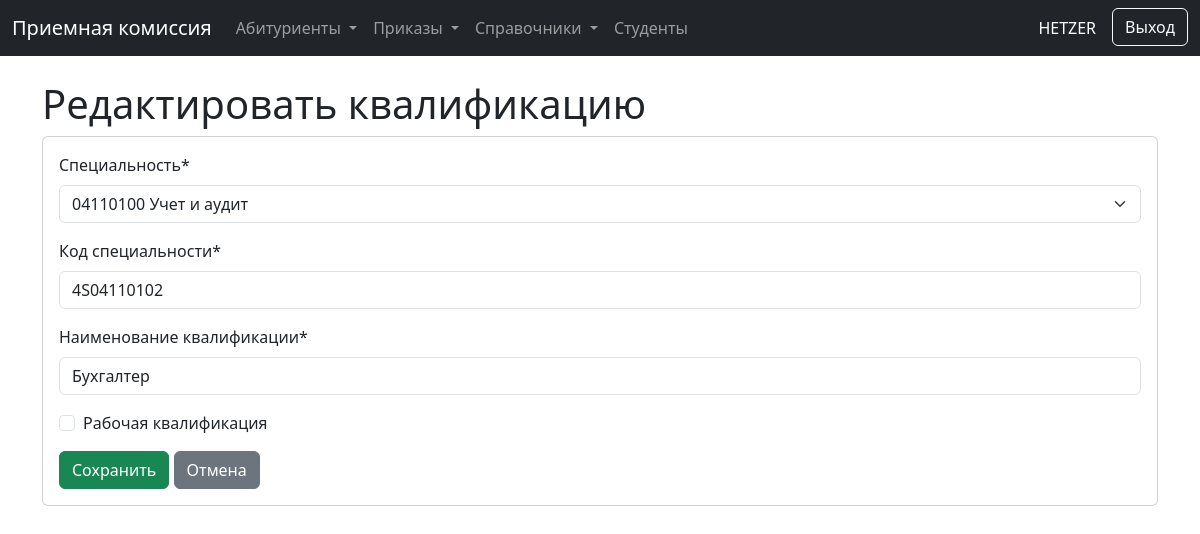
/handbooks/qualifications/1/edit/ (signed in), run on the app's committed database.
### handbooks/models.py (models this page shows, shortened)
class Qualification(models.Model):
    code = models.CharField(
        max_length=50,
        verbose_name="Код специальности",
        default='' # Добавляем пустую строку как значение по умолчанию
    )
    name = models.CharField(max_length=255, verbose_name="Наименование квалификации")
    specialty = models.ForeignKey(Specialty, on_delete=models.CASCADE, related_name="qualifications", verbose_name="Специальность")
    is_worker_qualification = models.BooleanField(default=False, verbose_name="Рабочая квалификация")
    class Meta:
        verbose_name = "Квалификация"
        verbose_name_plural = "Квалификации"

class Specialty(models.Model):
    code = models.CharField(
        max_length=50,
        verbose_name="Код специальности",
        default='' # Добавляем пустую строку как значение по умолчанию
    )
    name = models.CharField(max_length=255, verbose_name="Наименование специальности")
    def __str__(self):
        return f"{self.code} {self.name}"
    class Meta:
        verbose_name = "Специальность"
        verbose_name_plural = "Специальности"

### handbooks/views.py (the view)
# urls.py: path('qualifications/<int:pk>/edit/', views.QualificationUpdateView.as_view(), name='qualification_edit'),
class QualificationUpdateView(LoginRequiredMixin, PermissionRequiredMixin, UpdateView):
    model = Qualification
    form_class = QualificationForm
    permission_required = 'handbooks.change_qualification'
    template_name = 'handbooks/qualification_form.html'
    success_url = reverse_lazy('qualification_list')

### handbooks/forms.py
class QualificationForm(forms.ModelForm):
    class Meta:
        model = Qualification
        fields = ['specialty', 'code', 'name', 'is_worker_qualification']
        widgets = {
            'specialty': forms.Select(attrs={'class': 'form-select'}),
            'code': forms.TextInput(attrs={'class': 'form-control'}),
            'name': forms.TextInput(attrs={'class': 'form-control'}),
            'is_worker_qualification': forms.CheckboxInput(attrs={'class': 'form-check-input'}),
        }

### handbooks/templates/handbooks/qualification_form.html (shortened to what this page needs)
{% extends "./base.html" %}
{% load crispy_forms_tags %}
{% block content %}
<h1>{% if object %}Редактировать квалификацию{% else %}Добавить квалификацию{% endif %}</h1>
<div class="card">
    <div class="card-body">
        <form method="post">
            {{ form|crispy }}
            <button type="submit" class="btn btn-success">Сохранить</button>
            <a href="{% url 'qualification_list' %}" class="btn btn-secondary">Отмена</a>
        </form>
    </div>
</div>
{% endblock %}

### handbooks/templates/handbooks/base.html (shortened to what this page needs)
<!DOCTYPE html>
<html lang="ru">
<head>
    <link href="https://cdn.jsdelivr.net/npm/bootstrap@5.3.2/dist/css/bootstrap.min.css" rel="stylesheet">
</head>
<body>
    <nav class="navbar navbar-expand-lg navbar-dark bg-dark mb-4">
    <div class="container-fluid">
        <a class="navbar-brand" href="{% url 'dashboard' %}">Приемная комиссия</a>
        <div class="collapse navbar-collapse" id="mainNavbar">
            <ul class="navbar-nav me-auto mb-2 mb-lg-0">
                {% if perms.enrollment.view_applicant or perms.enrollment.add_applicant %}
                <li class="nav-item dropdown">
                    <a class="nav-link dropdown-toggle" href="#" id="applicantsDropdown" role="button" data-bs-toggle="dropdown" aria-expanded="false">
                        Абитуриенты
                    </a>
                </li>
                {% endif %}
                {% if perms.enrollment.view_order or perms.enrollment.add_order %}
                <li class="nav-item dropdown">
                    <a class="nav-link dropdown-toggle" href="#" id="ordersDropdown" role="button" data-bs-toggle="dropdown" aria-expanded="false">
                        Приказы
                    </a>
                </li>
                {% endif %}
                <li class="nav-item dropdown">
    <a class="nav-link dropdown-toggle" href="#" id="navbarDropdown" role="button" data-bs-toggle="dropdown" aria-expanded="false">
        Справочники
    </a>
</li>
<li class="nav-item">
    {% if perms.enrollment.view_student %}
    <a class="nav-link" href="{% url 'student_list' %}">Студенты</a>
    {% endif %}
</li>
            </ul>
            <div class="d-flex">
                <span class="navbar-text text-white me-3">{{ user.username }}</span>
                <form action="{% url 'logout' %}" method="post">
                    <button type="submit" class="btn btn-outline-light">Выход</button>
                </form>
            </div>
        </div>
    </div>
</nav>
    <main class="container mt-4">
        {% block content %}{% endblock %}
    </main>
</body>
</html>

### data on the page
Qualification: specialty "04110100 Учет и аудит"
Specialty: code "4S04110102", name "Бухгалтер"

### other printed values
{{ user.username }} "HETZER"
